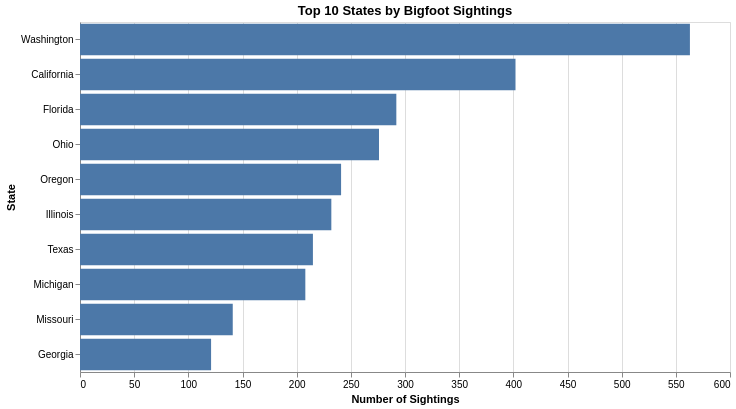

Notebook cell for this chart:
### Code cell
# Select the top 10 states
top_states = state_counts.head(10)

# Create a horizontal bar chart
chart2 = alt.Chart(top_states).mark_bar().encode(                  #Referred to: https://altair-viz.github.io/user_guide/marks/bar.html
    x=alt.X("count:Q", title="Number of Sightings"),
    y=alt.Y("state:N", sort="-x", title="State"),
    tooltip=["state:N", "count:Q"]
).properties(
    title="Top 10 States by Bigfoot Sightings",
    width=650,
    height=350
)

chart2

### Figure 1 — Vega-Lite specification as saved in the notebook (floating-point values rounded to 4 significant figures)
{"config": {"view": {"continuousWidth": 300, "continuousHeight": 300}}, "data": {"name": "data-e37727cffae1b44c61fcbe78438f8ee8"}, "mark": {"type": "bar"}, "encoding": {"tooltip": [{"field": "state", "type": "nominal"}, {"field": "count", "type": "quantitative"}], "x": {"field": "count", "title": "Number of Sightings", "type": "quantitative"}, "y": {"field": "state", "sort": "-x", "title": "State", "type": "nominal"}}, "height": 350, "title": "Top 10 States by Bigfoot Sightings", "width": 650, "$schema": "https://vega.github.io/schema/vega-lite/v5.20.1.json", "datasets": {"data-e37727cffae1b44c61fcbe78438f8ee8": [{"state": "Washington", "count": 563}, {"state": "California", "count": 402}, {"state": "Florida", "count": 292}, {"state": "Ohio", "count": 276}, {"state": "Oregon", "count": 241}, {"state": "Illinois", "count": 232}, {"state": "Texas", "count": 215}, {"state": "Michigan", "count": 208}, {"state": "Missouri", "count": 141}, {"state": "Georgia", "count": 121}]}}
